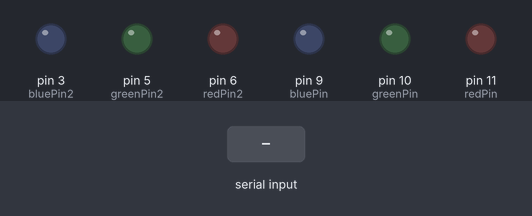
A sketch run on a simulated Arduino Uno, built with avr-gcc and run on an emulated ATmega328P. Shown: output pins drawn as LEDs (lit = HIGH). Inputs (shaded band) come from the test bench.

Above: at 1.2 s.
1.3 s: "1" received over Serial
At 3.21 s:
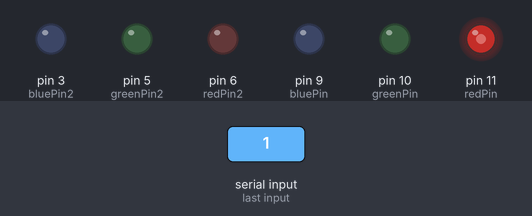
4.3 s: "2" received over Serial
At 5.0 s:
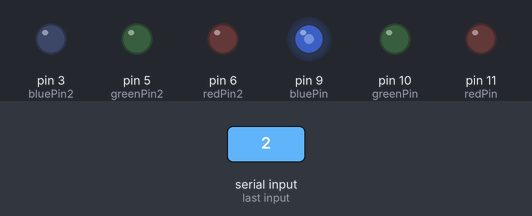
Timing chart, 0 to 13.3 s (numbered marks = the images above; inputs shaded):
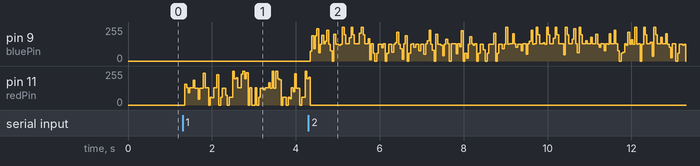

The sketch:

led_matlab_modify_new.ino
```cpp
/*
  Two led reflecting two people
  Leds can be controlled and follow people's haeart rate.
*/

int redPin = 11;
int greenPin = 10;
int bluePin = 9;
int redPin2 = 6;
int greenPin2 = 5;
int bluePin2 = 3;
String answer;
unsigned long previousMillis = 0;
char flag = '0';
int ledstate = 0;
float interval = 0.1;
int follow1 = 0;
int follow2 = 0;


unsigned long previousMillis_2 = 0;
char flag_2 = '0';
int ledstate_2 = 0;
float interval_2 = 0.1;

void setup()
{
  pinMode(redPin, OUTPUT);
  pinMode(greenPin, OUTPUT);
  pinMode(bluePin, OUTPUT);
  pinMode(redPin2, OUTPUT);
  pinMode(greenPin2, OUTPUT);
  pinMode(bluePin2, OUTPUT);
  Serial.begin(9600);
  Serial.setTimeout(10);
}


void loop()
{
  if (Serial.available() > 0) //if there is data to read
  {
    answer = Serial.readString();

    if (answer.charAt(0) == '5') {
      follow1 = 1;
      if (answer.charAt(1) == '1') {
        digitalWrite(bluePin,HIGH);
        delay(50);
        digitalWrite(bluePin,LOW);
      } else {
        digitalWrite(bluePin,LOW);
      }
    } else {
      follow1 = 0;
      change_fre(answer);
      change_color(answer);
    }

     if (answer.charAt(4) == '5') {
      follow2 = 1;
       if (answer.charAt(5) == '1') {
        digitalWrite(bluePin2,HIGH);
        delay(50);
        digitalWrite(bluePin2,LOW);
       } else {
        digitalWrite(bluePin2,LOW);
      }
    } else {
      follow2 = 0;
      change_fre_2(answer);
      change_color_2(answer);
    }


  }
  unsigned long currentMillis = millis();
  if (follow1 == 0) {
    //unsigned long currentMillis = millis();
    if (currentMillis - previousMillis >= interval) {
      // save the last time you blinked the LED
      previousMillis = currentMillis;
      // if the LED is off turn it on and vice-versa:
      if (ledstate == 0) {
        ledstate = 1;
        light(flag);
      } else {
        ledstate = 0;
        off();
      }
    }
  }

  if (follow2 == 0) {
    //unsigned long currentMillis_2 = millis();
    if (currentMillis - previousMillis_2 >= interval_2) {
      // save the last time you blinked the LED
      previousMillis_2 = currentMillis;
      // if the LED is off turn it on and vice-versa:
      if (ledstate_2 == 0) {
        ledstate_2 = 1;
        light_2(flag_2);
      } else {
        ledstate_2 = 0;
        off_2();
      }
    }
  }
}

void change_color(String s) {
  if (s.charAt(0) == '1') {     //enter 1 having red light
    flag = '1';
    ledstate = 1;
  }
  if (s.charAt(0) == '2') {    //enter 2 having blue light
    flag = '2';
    ledstate = 1;
  }
  if (s.charAt(0) == '3') {    //enter 3 having green light
    flag = '3';
    ledstate = 1;
  }

  if (s.charAt(0) == '0') {    //enter 0 turning off the light
    off();
    ledstate = 0;
  }
}

void change_color_2(String s) {
  if (s.charAt(4) == '1') {     //enter 1 having red light
    flag_2 = '1';
    ledstate_2 = 1;
  }
  if (s.charAt(4) == '2') {    //enter 2 having blue light
    flag_2 = '2';
    ledstate_2 = 1;
  }
  if (s.charAt(4) == '3') {    //enter 3 having green light
    flag_2 = '3';
    ledstate_2 = 1;
  }

  if (s.charAt(4) == '0') {    //enter 0 turning off the light
    off();
    ledstate_2 = 0;
  }
}

void change_fre(String s) {
  if (s.charAt(2) == 'a') {
    interval = 0.1;
  }

  if (s.charAt(2) == 'b') {
    interval = 200;
  }

  if (s.charAt(2) == 'c') {
    interval = 100;
  }

  if (s.charAt(2) == 'd') {
    interval = 1000 / 15;
  }

  if (s.charAt(2) == 'e') {
    interval = 1000 / 20;
  }

}

void change_fre_2(String s) {
  if (s.charAt(6) == 'a') {
    interval_2 = 0.1;
  }

  if (s.charAt(6) == 'b') {
    interval_2 = 200;
  }

  if (s.charAt(6) == 'c') {
    interval_2 = 100;
  }

  if (s.charAt(6) == 'd') {
    interval_2 = 1000 / 15;
  }

  if (s.charAt(6) == 'e') {
    interval_2 = 1000 / 20;
  }
}
void light(char c)
{
  if (c == '1') setColor(1, 0, 0);
  if (c == '2') setColor(0, 0, 1);
  if (c == '3') setColor(0, 1, 0);
  if (c == '0') setColor(0, 0, 0);
}

void setColor(int red, int green, int blue)
{
  digitalWrite(redPin, red);
  digitalWrite(greenPin, green);
  digitalWrite(bluePin, blue);
}

void off()
{
  digitalWrite(redPin, 0);
  digitalWrite(greenPin, 0);
  digitalWrite(bluePin, 0);
}

void light_2(char c)
{
  if (c == '1') setColor_2(1, 0, 0);
  if (c == '2') setColor_2(0, 0, 1);
  if (c == '3') setColor_2(0, 1, 0);
  if (c == '0') setColor(0, 0, 0);
}

void setColor_2(int red, int green, int blue)
{
  digitalWrite(redPin2, red);
  digitalWrite(greenPin2, green);
  digitalWrite(bluePin2, blue);
}

void off_2()
{
  digitalWrite(redPin2, 0);
  digitalWrite(greenPin2, 0);
  digitalWrite(bluePin2, 0);
}
```
